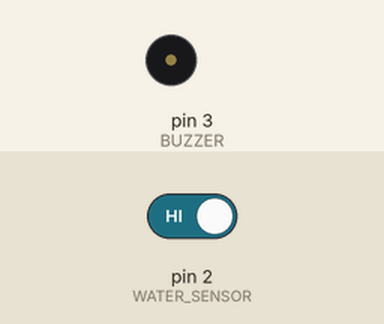
This sketch was run on a simulated Arduino Uno, built with avr-gcc and run on an emulated ATmega328P. Parts: buzzer (waves = sounding, pin HIGH). The test bench sets the inputs (shaded band); at power-on: pin 2 (WATER_SENSOR) HIGH.

Above: at 1.2 s.
1.3 s: pin 2 (WATER_SENSOR) driven LOW
At 1.51 s:
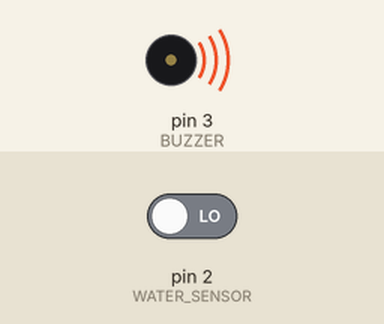
4.3 s: pin 2 (WATER_SENSOR) driven HIGH
At 5.6 s:
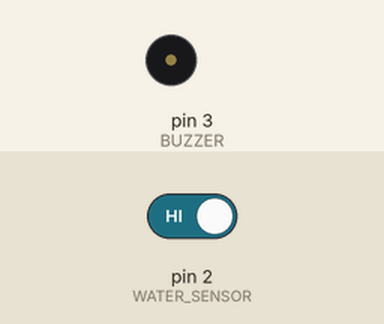
Timing chart, 0 to 7.3 s (numbered marks = the images above; inputs shaded):
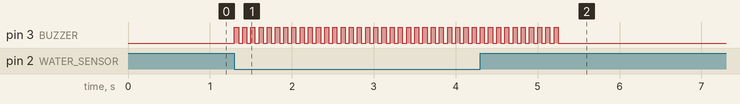

Measured:
- after the input at 1.3 s, pin 3 (BUZZER): alternates HIGH for 0.05 s and LOW for 0.05 s, starting at once
- after the input at 4.3 s, pin 3 (BUZZER): goes on until 5.3 s, then stays LOW

The sketch:

Water_Sensor.ino
```cpp
// (licence header left out)
/*macro definition of water sensor and the buzzer*/
#define WATER_SENSOR 2
#define BUZZER 3
void setup()
{
	pins_init();
}
void loop()
{
	if(isExposedToWater())
		soundAlarm();
}
void pins_init()
{
	pinMode(WATER_SENSOR, INPUT);
	pinMode(BUZZER, OUTPUT);
}
/************************************************************************/
/*Function: When the sensor is exposed to the water, the buzzer sounds	*/
/*			for 2 seonds.												*/
void soundAlarm()
{
	for(uint8_t i = 0;i < 20;i ++)
	{
		digitalWrite(BUZZER, HIGH);
		delay(50);
		digitalWrite(BUZZER, LOW);
		delay(50);
	}
}
/************************************************************************/
/*Function: Determine whether the sensor is exposed to the water		*/
/*Parameter:-void           											*/
/*Return:	-boolean,if it is exposed to the water,it will return ture. */
boolean isExposedToWater()
{
	if(digitalRead(WATER_SENSOR) == LOW)
		return true;
	else return false;
}
```
